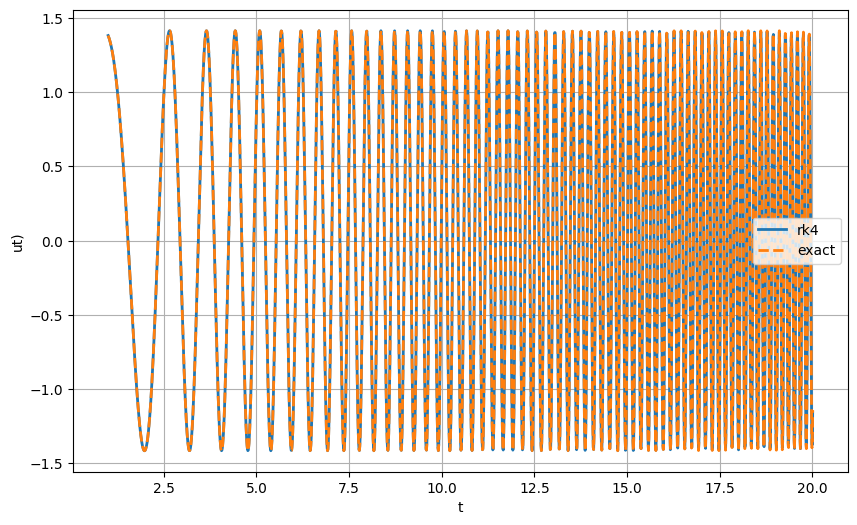

The script that drew this image:
# -*- coding: utf-8 -*-
"""Untitled61.ipynb

Automatically generated by Colab.

Original file is located at
    https://colab.research.google.com/drive/1bQDzYLNP4OzxzMDMnt6LLDfv8gipzsdN
"""

import numpy as np
def uex(t):
  z= np.sin(t**2)+np.cos(t**2)
  return z
def os(t,u,v):
  z=v
  q=(1/t)*v-4*t**2*u
  return z,q
def rk(f,t,u,v,h):
  ku,kv=f(t,u,v)
  kv1=[u]
  kuu,kvv=f(t+h/2,
            u+h/2*ku,
            v+h/2*kv)
  ku3,kv3=f(t+h/2,
            u+h/2*kuu,
            v+h/2*kvv)
  ku4,kv4=f(t+h,
            u+h*ku3,
            v+h*kv3)
  un=u+h/6*(ku+2*kuu+2*ku3+ku4)
  vn=v+h/6*(kv+2*kvv+2*kv3+kv4)
  kv1.append(vn)
  return un,vn
t0=1.0
u0=np.sin(t0**2)+np.cos(t0**2)
v0=2*t0*(np.cos(t0**2)-np.sin(t0**2))
h=0.01
te=20.0
tv=np.arange(t0,te+h,h)
uv=np.zeros_like(tv)
s=len(tv)
vv=np.zeros_like(tv)
y0=np.array([u0,v0])
uv[0]=u0
vv[0]=v0
utt=uex(20)
print(f"exact={utt}")
ss=s-1
for i in range(1,len(tv)):
  uv[i],vv[i]=rk(os,tv[i-1],
                 uv[i-1],vv[i-1],h)
ue=np.sin(tv**2)+np.cos(tv**2)
er=np.abs(uv[i]-ue[-1])
import matplotlib.pyplot as plt
plt.figure(figsize=(10,6))
plt.plot(tv,uv,label='rk4',linewidth=2)
plt.plot(tv,ue,label='exact',linestyle='--',linewidth=2)
plt.xlabel('t')
plt.ylabel('ut)')
plt.legend()
plt.grid(True)
plt.show()
print(f"error t={te}:   {er}")
print(f"n:{ss-1}")
